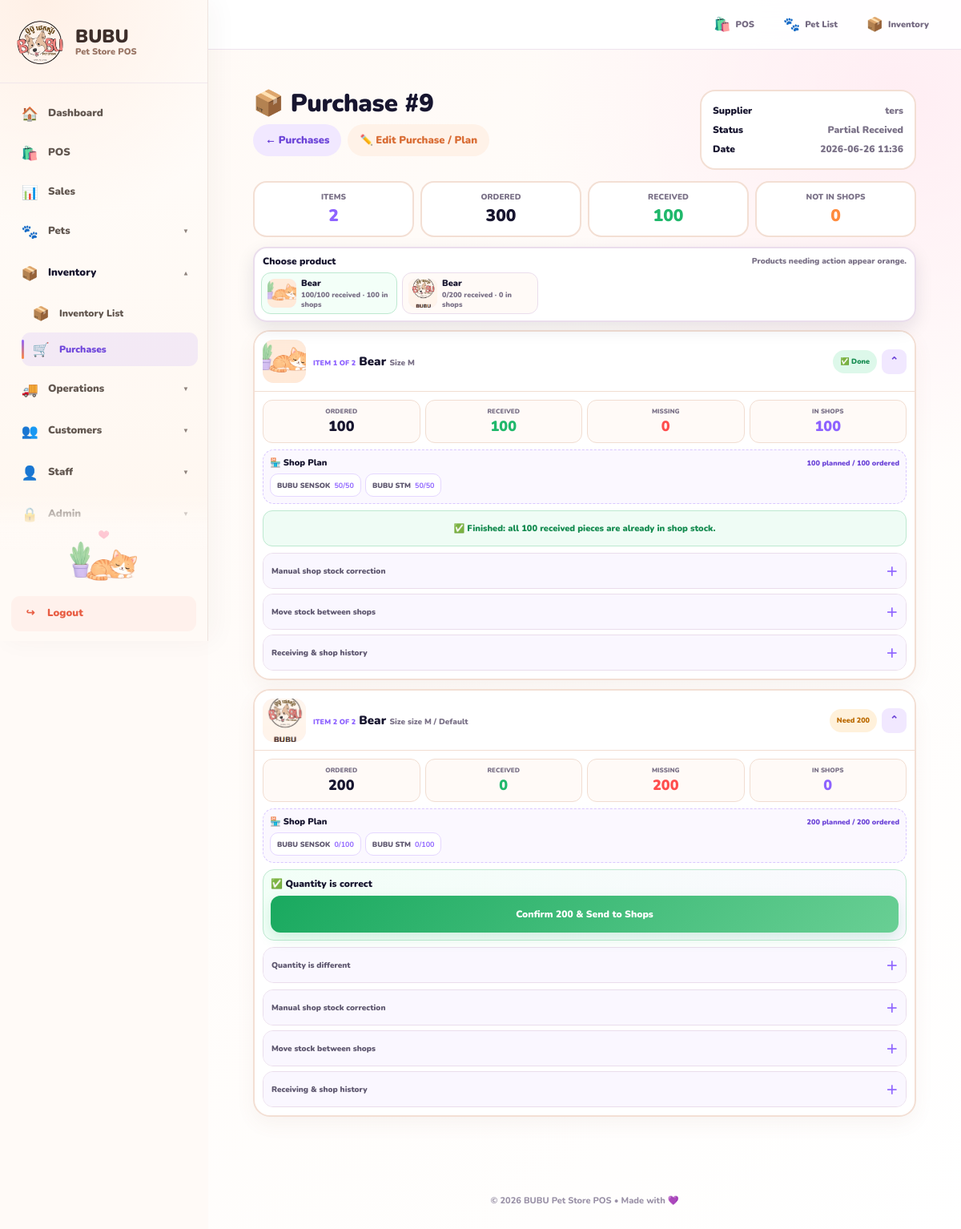
The app's page /purchases/9/ (signed in) with its own data.
### purchases/models.py (models this page shows, shortened)
class Purchase(models.Model):
    STATUS_CHOICES = [
        ("ordered", "Ordered"),
        ("partial", "Partial Received"),
        ("received", "Fully Received"),
        ("cancelled", "Cancelled"),
    ]
    supplier = models.CharField(max_length=150)
    total_amount = models.DecimalField(max_digits=10, decimal_places=2, default=0)
    shipping_note = models.TextField(blank=True, default="")
    note = models.TextField(blank=True, default="")
    status = models.CharField(max_length=20, choices=STATUS_CHOICES, default="ordered")
    created_at = models.DateTimeField(auto_now_add=True)
    @property
    def total_ordered_qty(self):
        return sum(item.ordered_qty for item in self.items.all())
    @property
    def total_received_qty(self):
        return sum(item.received_qty for item in self.items.all())
    @property
    def total_unallocated_qty(self):
        return sum(item.unallocated_qty for item in self.items.all())

class PurchaseItem(models.Model):
    purchase = models.ForeignKey(
        Purchase,
        on_delete=models.CASCADE,
        related_name="items",
    )
    variant = models.ForeignKey(
        ItemVariant,
        on_delete=models.PROTECT,
        related_name="purchase_items",
        null=True,
        blank=True,
    )
    ordered_qty = models.PositiveIntegerField(default=1)
    received_qty = models.PositiveIntegerField(default=0)
    cost_price = models.DecimalField(max_digits=10, decimal_places=2, default=0)
    note = models.CharField(max_length=255, blank=True, default="")
    @property
    def pending_qty(self):
        return max(self.ordered_qty - self.received_qty, 0)
    @property
    def extra_received_qty(self):
        return max(self.received_qty - self.ordered_qty, 0)
    @property
    def is_fully_received_and_allocated(self):
        return (
            self.received_qty >= self.ordered_qty
            and self.allocated_qty >= self.received_qty
        )
    @property
    def planned_qty(self):
        return sum(plan.qty for plan in self.branch_plans.all())
    @property
    def allocated_qty(self):
        return sum(allocation.qty for allocation in self.branch_allocations.all())
    @property
    def unallocated_qty(self):
        return max(self.received_qty - self.allocated_qty, 0)

class PurchaseBranchAllocation(models.Model):
    purchase_item = models.ForeignKey(
        PurchaseItem,
        on_delete=models.CASCADE,
        related_name="branch_allocations",
    )
    branch = models.ForeignKey(
        Branch,
        on_delete=models.PROTECT,
        related_name="purchase_allocations",
    )
    qty = models.PositiveIntegerField()
    allocated_by = models.ForeignKey(
        User,
        on_delete=models.SET_NULL,
        null=True,
        blank=True,
    )
    note = models.CharField(max_length=255, blank=True, default="")
    created_at = models.DateTimeField(auto_now_add=True)
    class Meta:
        ordering = ["-created_at", "-id"]

class PurchaseBranchPlan(models.Model):
    purchase_item = models.ForeignKey(
        PurchaseItem,
        on_delete=models.CASCADE,
        related_name="branch_plans",
    )
    branch = models.ForeignKey(
        Branch,
        on_delete=models.PROTECT,
        related_name="purchase_branch_plans",
    )
    qty = models.PositiveIntegerField()
    note = models.CharField(max_length=255, blank=True, default="")
    created_at = models.DateTimeField(auto_now_add=True)
    class Meta:
        ordering = ["branch__name", "id"]
        unique_together = ("purchase_item", "branch")
    @property
    def received_qty(self):
        return sum(
            allocation.qty
            for allocation in self.purchase_item.branch_allocations.filter(branch=self.branch)
        )

### inventory/models.py (models this page shows, shortened)
class ItemVariant(models.Model):
    item = models.ForeignKey(
        Item,
        on_delete=models.CASCADE,
        related_name="variants",
    )
    sku = models.CharField(max_length=80, blank=True, default="")
    image = models.ImageField(upload_to="item_variants/", blank=True, null=True)
    color = models.CharField(max_length=50, blank=True, default="")
    size = models.CharField(max_length=50, blank=True, default="")
    label = models.CharField(max_length=100, blank=True, default="")
    quantity = models.IntegerField(default=0)
    cost_price = models.DecimalField(max_digits=10, decimal_places=2, default=0)
    sale_price = models.DecimalField(max_digits=10, decimal_places=2, default=0)
    is_active = models.BooleanField(default=True)
    class Meta:
        ordering = ["item__name", "size", "color", "label", "id"]
        indexes = [
            models.Index(fields=["item", "is_active"]),
            models.Index(fields=["sku"]),
        ]
    def display_name(self):
        parts = []
        if self.size:
            parts.append(f"Size {self.size}")
        if self.color:
            parts.append(self.color)
        if self.label:
            parts.append(self.label)
        return " / ".join(parts) if parts else "Default"
    @property
    def display_image(self):
        if self.image:
            return self.image
        return self.item.image

class Item(models.Model):
    UNIT_CHOICES = [
        ("piece", "Piece"),
        ("bottle", "Bottle"),
        ("ml", "ML"),
        ("g", "Gram"),
        ("kg", "KG"),
        ("pack", "Pack"),
        ("box", "Box"),
        ("service", "Service"),
        ("pet", "Pet"),
    ]
    item_type = models.ForeignKey(
        ItemType,
        on_delete=models.SET_NULL,
        null=True,
        blank=True,
        related_name="items",
    )
    name = models.CharField(max_length=200)
    brand = models.CharField(max_length=100, blank=True, default="")
    image = models.ImageField(upload_to="items/", blank=True, null=True)
    unit = models.CharField(max_length=20, choices=UNIT_CHOICES, default="piece")
    cost_price = models.DecimalField(max_digits=10, decimal_places=2, default=0)
    sale_price = models.DecimalField(max_digits=10, decimal_places=2, default=0)
    is_active = models.BooleanField(default=True)
    created_at = models.DateTimeField(auto_now_add=True)

class Branch(models.Model):
    name = models.CharField(max_length=100, unique=True)
    is_active = models.BooleanField(default=True)
    latitude = models.DecimalField(
        max_digits=10,
        decimal_places=7,
        null=True,
        blank=True,
        help_text="Branch GPS latitude.",
    )
    longitude = models.DecimalField(
        max_digits=10,
        decimal_places=7,
        null=True,
        blank=True,
        help_text="Branch GPS longitude.",
    )
    allowed_radius_meters = models.PositiveIntegerField(
        default=150,
        help_text="Allowed distance from branch for attendance scan.",
    )

### purchases/views.py (the view)
# urls.py: path("<int:pk>/", views.purchase_detail, name="purchase_detail"),
@login_required
def purchase_detail(request, pk):
    purchase = get_object_or_404(
        Purchase.objects.prefetch_related(
            "items__variant__item",
            "items__receive_logs",
            "items__branch_plans__branch",
            "items__branch_allocations__branch",
            "items__branch_transfers__from_branch",
            "items__branch_transfers__to_branch",
            "edit_logs__user",
        ),
        pk=pk,
    )
    branches = Branch.objects.filter(is_active=True).order_by("name")
    return render(request, "purchases/purchase_detail.html", {
        "purchase": purchase,
        "branches": branches,
    })

### templates/purchases/purchase_detail.html (shortened to what this page needs)
{% extends "base.html" %}
{% block content %}
<div class="detail-wrap">
    <div class="page-head">
        <div>
            <h1 class="page-title">📦 Purchase #{{ purchase.id }}</h1>
            <div class="page-actions">
                <a href="{% url 'purchase_list' %}" class="back-btn">← Purchases</a>
                <a href="{% url 'purchase_update' purchase.id %}" class="edit-btn">✏️ Edit Purchase / Plan</a>
            </div>
        </div>
        <div class="purchase-meta">
            <div class="meta-row">Supplier <span>{{ purchase.supplier }}</span></div>
            <div class="meta-row">Status <span>{{ purchase.get_status_display }}</span></div>
            <div class="meta-row">Date <span>{{ purchase.created_at|date:"Y-m-d H:i" }}</span></div>
        </div>
    </div>
    <div class="purchase-overview">
        <div class="overview-box">
            <div class="overview-label">ITEMS</div>
            <div class="overview-value purple">{{ purchase.items.count }}</div>
        </div>
        <div class="overview-box">
            <div class="overview-label">ORDERED</div>
            <div class="overview-value">{{ purchase.total_ordered_qty }}</div>
        </div>
        <div class="overview-box">
            <div class="overview-label">RECEIVED</div>
            <div class="overview-value green">{{ purchase.total_received_qty }}</div>
        </div>
        <div class="overview-box">
            <div class="overview-label">NOT IN SHOPS</div>
            <div class="overview-value orange">{{ purchase.total_unallocated_qty }}</div>
        </div>
    </div>
    {% if purchase.items.all %}
    <div class="item-jump-bar">
        <div class="jump-head">
            <div class="jump-title">Choose product</div>
            <div class="jump-help">Products needing action appear orange.</div>
        </div>
        <div class="jump-scroll">
            {% for item in purchase.items.all %}
            <a href="#item-{{ item.id }}"
               class="jump-card {% if item.is_fully_received_and_allocated %}done{% elif item.received_qty > 0 %}partial{% endif %}">
                {% if item.variant and item.variant.display_image %}
                    <img src="{{ item.variant.display_image.url }}" class="jump-img" alt="">
                {% else %}
                    <div class="jump-fallback">📦</div>
                {% endif %}
                <div style="min-width:0;">
                    <div class="jump-name">
                        {% if item.variant %}{{ item.variant.item.name }}{% else %}No item{% endif %}
                    </div>
                    <div class="jump-qty">
                        {{ item.received_qty }}/{{ item.ordered_qty }} received ·
                        {{ item.allocated_qty }} in shops
                    </div>
                </div>
            </a>
            {% endfor %}
        </div>
    </div>
    {% endif %}
    {% for item in purchase.items.all %}
    <section class="item-card" id="item-{{ item.id }}" data-actionable="{% if item.is_fully_received_and_allocated %}0{% else %}1{% endif %}">
        <button type="button" class="item-head" onclick="toggleItem(this)">
            {% if item.variant and item.variant.display_image %}
                <img src="{{ item.variant.display_image.url }}" class="item-img" alt="">
            {% else %}
                <span class="item-fallback">📦</span>
            {% endif %}
            <span class="item-copy">
                <span class="item-number">ITEM {{ forloop.counter }} OF {{ purchase.items.count }}</span>
                <span class="item-name">
                    {% if item.variant %}{{ item.variant.item.name }}{% else %}No item{% endif %}
                </span>
                <span class="item-sub">
                    {% if item.variant %}{{ item.variant.display_name }}{% else %}-{% endif %}
                </span>
            </span>
            <span class="item-head-right">
                {% if item.extra_received_qty > 0 %}
                    <span class="status-badge extra">+{{ item.extra_received_qty }} extra</span>
                {% elif item.is_fully_received_and_allocated %}
                    <span class="status-badge done">✅ Done</span>
                {% elif item.received_qty >= item.ordered_qty %}
                    <span class="status-badge ready">Send to shop</span>
                {% elif item.received_qty > 0 %}
                    <span class="status-badge partial">{{ item.received_qty }}/{{ item.ordered_qty }}</span>
                {% else %}
                    <span class="status-badge waiting">Need {{ item.pending_qty }}</span>
                {% endif %}
                <span class="item-toggle">⌃</span>
            </span>
        </button>
        <div class="item-body">
            <div class="qty-grid">
                <div class="qty-box">
                    <div class="qty-label">ORDERED</div>
                    <div class="qty-value">{{ item.ordered_qty }}</div>
                </div>
                <div class="qty-box">
                    <div class="qty-label">RECEIVED</div>
                    <div class="qty-value green">{{ item.received_qty }}</div>
                </div>
                <div class="qty-box">
                    {% if item.extra_received_qty > 0 %}
                        <div class="qty-label">EXTRA</div>
                        <div class="qty-value orange">+{{ item.extra_received_qty }}</div>
                    {% else %}
                        <div class="qty-label">MISSING</div>
                        <div class="qty-value red">{{ item.pending_qty }}</div>
                    {% endif %}
                </div>
                <div class="qty-box">
                    <div class="qty-label">IN SHOPS</div>
                    <div class="qty-value purple">{{ item.allocated_qty }}</div>
                </div>
            </div>
            <div class="plan-box">
                <div class="plan-head">
                    <div class="plan-title">🏪 Shop Plan</div>
                    <div class="plan-total">{{ item.planned_qty }} planned / {{ item.ordered_qty }} ordered</div>
                </div>
                {% if item.branch_plans.all %}
                <div class="plan-list">
                    {% for plan in item.branch_plans.all %}
                    <span class="plan-pill actual-plan-row"
                          data-branch="{{ plan.branch.name }}"
                          data-weight="{{ plan.qty }}">
                        {{ plan.branch.name }}
                        <b>{{ plan.received_qty }}/{{ plan.qty }}</b>
                    </span>
                    {% endfor %}
                </div>
                {% else %}
                    <div class="no-plan">⚠️ No shop plan. Add a plan before receiving because stock must be sent to a shop.</div>
                {% endif %}
            </div>
            {% if item.is_fully_received_and_allocated %}
                <div class="complete-banner">
                    ✅ Finished: all {{ item.received_qty }} received pieces are already in shop stock.
                </div>
            {% else %}
                {% if item.branch_plans.all and item.planned_qty == item.ordered_qty %}
                <div class="primary-action">
                    <div class="primary-title">✅ Quantity is correct</div>
                    <form method="post"
                          action="{% url 'purchase_receive' item.id %}"
                          onsubmit="return confirm('Confirm the quantity is correct and send the stock to shops by plan?');">
                        <button type="submit" class="confirm-btn">
                            {% if item.pending_qty > 0 %}
                                Confirm {{ item.pending_qty }} & Send to Shops
                            {% else %}
                                Send Received Stock to Shops
                            {% endif %}
                        </button>
                    </form>
                </div>
                <details class="different-count">
                    <summary>Quantity is different</summary>
                </details>
                {% else %}
                <div class="plan-warning">
                    Shop plan must equal the ordered quantity before receiving and sending stock.
                    Current plan: {{ item.planned_qty }} / {{ item.ordered_qty }}.
                    <a href="{% url 'purchase_update' purchase.id %}">Edit plan</a>
                </div>
                {% endif %}
            {% endif %}
            <div class="rare-sections">
                <details class="hidden-section">
                    <summary>Manual shop stock correction</summary>
                </details>
                <details class="hidden-section">
                    <summary>Move stock between shops</summary>
                </details>
                <details class="hidden-section">
                    <summary>Receiving & shop history</summary>
                </details>
            </div>
        </div>
    </section>
    {% empty %}
        <div class="item-card"><div class="item-body">No purchase items found.</div></div>
    {% endfor %}
</div>
{% endblock %}

### records on screen
Purchase: id "9", supplier "ters", status "Partial Received", created_at "2026-06-26 11:36", items.count "2", total_ordered_qty "300", total_received_qty "100", total_unallocated_qty "0"
PurchaseItem: variant.display_image (picture), variant.item.name "Bear", received_qty "100", ordered_qty "100", allocated_qty "100", variant.display_name "Size M", shows "✅ Done", pending_qty "0", planned_qty "100"
PurchaseItem: variant.display_image (picture), variant.item.name "Bear", received_qty "0", ordered_qty "200", allocated_qty "0", variant.display_name "Size size M / Default", pending_qty "200", planned_qty "200"
PurchaseBranchPlan: branch.name "BUBU SENSOK", received_qty "50", qty "50"
PurchaseBranchPlan: branch.name "BUBU STM", received_qty "50", qty "50"
PurchaseBranchPlan: branch.name "BUBU SENSOK", received_qty "0", qty "100"
PurchaseBranchPlan: branch.name "BUBU STM", received_qty "0", qty "100"
